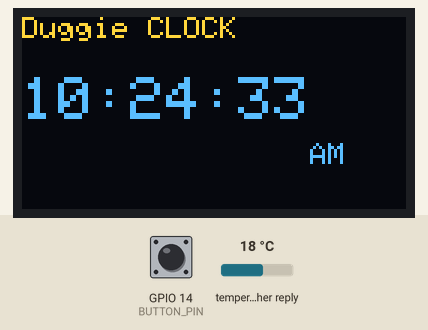
A sketch run on a simulated ESP8266 (NodeMCU). Shown: 128×64 one-colour display. The inputs (shaded band) are chosen by the test bench; at power-on: GPIO 14 (BUTTON_PIN) HIGH, temperature in the weather reply 18 °C. The OLED is the two-colour kind (top 16 rows yellow); WiFi joins after 1.5 s; servers stay silent unless stated; network time is answered at once with the bench clock; the local clock reads 2024-03-15 10:24:30 at power-on unless the sketch sets it; web services answer with replies made up by the test bench; what the sketch prints to the serial monitor is not drawn.

Above: at 3.2 s.
At 4.2 s:
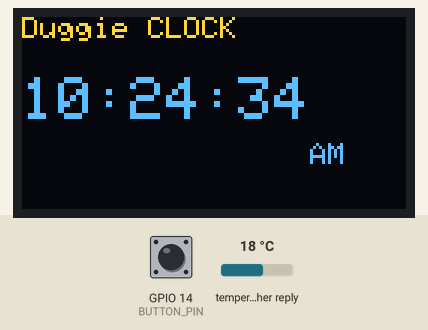
4.3 s: GPIO 14 (BUTTON_PIN) pulled LOW for 1 s
At 6.3 s:
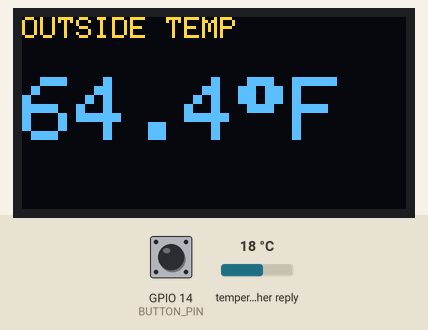
7.0 s: GPIO 14 (BUTTON_PIN) pulled LOW for 0.15 s
At 7.8 s:
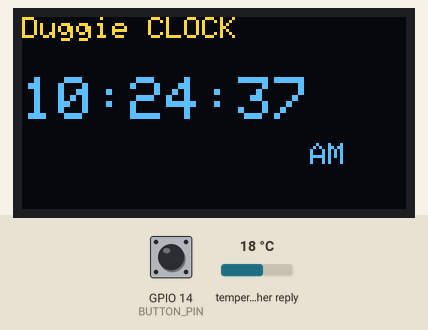
9.5 s: GPIO 14 (BUTTON_PIN) pulled LOW for 3.2 s
At 13.9 s:
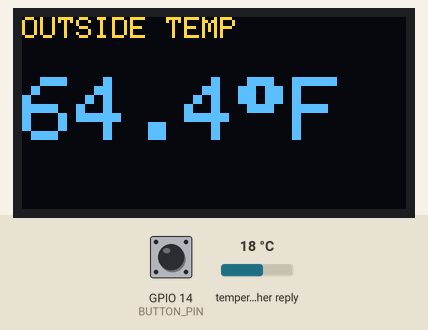
Timing chart, 0 to 15.4 s (numbered marks = the images above; inputs shaded):
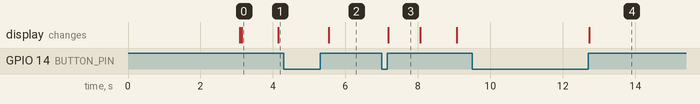

Measured:
- after the input at 4.3 s, the display: changes after 1.2 s (image 2)
- after the input at 7.0 s, the display: changes after 0.18 s (image 3)
- after the input at 9.5 s, the display: changes after 3.2 s (image 4)
- what the display in image 0 shows lasts 1.0 s, from 3.1 s to 4.1 s
- what the display in image 3 shows lasts 0.9 s, from 7.2 s to 8.1 s

The sketch:

Duggie_Clock_Public.ino
```cpp
// (licence header left out)
#include <ESP8266WiFi.h>
#include <WiFiUdp.h>
#include <NTPClient.h>
#include <ESP8266HTTPClient.h>
#include <ArduinoJson.h>
#include <Wire.h>
#include <Adafruit_GFX.h>
#include <Adafruit_SSD1306.h>

/* -------- OLED -------- */
#define SCREEN_WIDTH 128
#define SCREEN_HEIGHT 64
#define OLED_RESET -1
#define OLED_ADDRESS 0x3C
#define SDA_PIN 4   // GPIO4 (D2)
#define SCL_PIN 5   // GPIO5 (D1)

Adafruit_SSD1306 display(SCREEN_WIDTH, SCREEN_HEIGHT, &Wire, OLED_RESET);

/* -------- Boot Logo Bitmap -------- */
#define LOGO_WIDTH  128
#define LOGO_HEIGHT 64

// 'logo black white', 128x64px
const unsigned char epd_bitmap_logo_black_white [] PROGMEM = {
	0x00, 0x00, 0x00, 0x00, 0x00, 0x00, 0x00, 0x00, 0x00, 0x00, 0x00, 0x00, 0x00, 0x00, 0x00, 0x00,
	0x00, 0x00, 0x00, 0x00, 0x00, 0x00, 0x00, 0x00, 0x00, 0x00, 0x00, 0x00, 0x00, 0x00, 0x00, 0x00,
	0x00, 0x00, 0x00, 0x00, 0x00, 0x00, 0x00, 0x00, 0x00, 0x00, 0x00, 0x00, 0x00, 0x00, 0x00, 0x00,
	0x00, 0x00, 0x00, 0x00, 0x00, 0x00, 0x00, 0x00, 0x00, 0x00, 0x00, 0x00, 0x00, 0x00, 0x00, 0x00,
	0x00, 0x00, 0x00, 0x00, 0x00, 0x00, 0x00, 0x00, 0x00, 0x00, 0x00, 0x00, 0x00, 0x00, 0x00, 0x00,
	0x00, 0x00, 0x00, 0x00, 0x00, 0x00, 0x00, 0x00, 0x00, 0x00, 0x00, 0x00, 0x00, 0x00, 0x00, 0x00,
	0x00, 0x00, 0x00, 0x00, 0x00, 0x00, 0x00, 0x00, 0x00, 0x00, 0x00, 0x00, 0x00, 0x00, 0x00, 0x00,
	0x00, 0x00, 0x00, 0x00, 0x00, 0x00, 0x00, 0x00, 0x00, 0x00, 0x00, 0x00, 0x00, 0x00, 0x00, 0x00,
	0x00, 0x00, 0x00, 0x00, 0x00, 0x00, 0x00, 0x00, 0x00, 0x00, 0x00, 0x00, 0x00, 0x00, 0x00, 0x00,
	0x00, 0x00, 0x00, 0x00, 0x00, 0x00, 0x00, 0x00, 0x00, 0x00, 0x00, 0x00, 0x00, 0x00, 0x00, 0x00,
	0x00, 0x00, 0x00, 0x00, 0x00, 0x00, 0x00, 0x00, 0x00, 0x00, 0x00, 0x00, 0x00, 0x00, 0x00, 0x00,
	0x00, 0x00, 0x00, 0x00, 0x00, 0x00, 0x00, 0x00, 0x00, 0x00, 0x00, 0x00, 0x00, 0x00, 0x00, 0x00,
	0x00, 0x00, 0x00, 0x00, 0x00, 0x00, 0x00, 0x00, 0x00, 0x00, 0x00, 0x00, 0x00, 0x00, 0x00, 0x00,
	0x00, 0x00, 0x00, 0x00, 0x00, 0x00, 0x00, 0x00, 0x00, 0x00, 0x00, 0x00, 0x00, 0x00, 0x00, 0x00,
	0x00, 0x00, 0x00, 0x00, 0x00, 0x00, 0x00, 0x00, 0x00, 0x00, 0x00, 0x00, 0x00, 0x00, 0x00, 0x00,
	0x00, 0x00, 0x00, 0x00, 0x00, 0x00, 0x00, 0x00, 0x00, 0x00, 0x00, 0x00, 0x00, 0x00, 0x00, 0x00,
	0x00, 0x00, 0x00, 0x00, 0x00, 0x00, 0x00, 0x00, 0x00, 0x00, 0x00, 0x00, 0x00, 0x00, 0x00, 0x00,
	0x00, 0x00, 0x00, 0x00, 0x00, 0x00, 0x00, 0x00, 0x00, 0x00, 0x00, 0x00, 0x00, 0x00, 0x00, 0x00,
	0x00, 0x00, 0x00, 0x00, 0x00, 0x00, 0x00, 0x00, 0x00, 0x00, 0x00, 0x00, 0x00, 0x00, 0x00, 0x00,
	0x00, 0x00, 0x00, 0x00, 0x00, 0x00, 0x00, 0x00, 0x00, 0x00, 0x00, 0x00, 0x00, 0x00, 0x00, 0x00,
	0x00, 0x00, 0x3f, 0xff, 0xfc, 0x00, 0x00, 0x00, 0x00, 0x00, 0x00, 0x7f, 0xff, 0xfc, 0x00, 0x00,
	0x00, 0x00, 0x10, 0x00, 0x03, 0xff, 0xf9, 0xff, 0xff, 0xfe, 0x7f, 0x80, 0x00, 0x08, 0x00, 0x00,
	0x00, 0x00, 0x09, 0xff, 0xfc, 0x00, 0x00, 0x00, 0x00, 0x00, 0x00, 0x7f, 0xff, 0x90, 0x00, 0x00,
	0x00, 0x00, 0x04, 0xff, 0xfe, 0x70, 0x71, 0xff, 0x8f, 0xfe, 0x79, 0xff, 0xff, 0x20, 0x00, 0x00,
	0x00, 0x00, 0x02, 0x00, 0x1e, 0x70, 0x73, 0xff, 0x1f, 0xf8, 0x79, 0xe0, 0x7c, 0x40, 0x00, 0x00,
	0x00, 0x00, 0x01, 0x00, 0x1e, 0x70, 0x73, 0xc0, 0x1e, 0x00, 0x79, 0xe0, 0x00, 0x00, 0x00, 0x00,
	0x00, 0x00, 0x01, 0x38, 0x1e, 0x70, 0x73, 0xcf, 0xde, 0x3e, 0x79, 0xff, 0xc4, 0x00, 0x00, 0x00,
	0x00, 0x00, 0x00, 0x38, 0x1e, 0x70, 0x73, 0xc3, 0xde, 0x1e, 0x79, 0xff, 0x84, 0x00, 0x00, 0x00,
	0x00, 0x00, 0x01, 0x38, 0x1e, 0x70, 0x73, 0xc3, 0xde, 0x1e, 0x79, 0xe0, 0x04, 0x00, 0x00, 0x00,
	0x00, 0x00, 0x01, 0x38, 0x3e, 0x7f, 0xf3, 0xff, 0xdf, 0xfe, 0x79, 0xe0, 0x01, 0x00, 0x00, 0x00,
	0x00, 0x00, 0x01, 0x3f, 0xfc, 0x7f, 0xf1, 0xff, 0xcf, 0xfe, 0x79, 0xff, 0xf1, 0x00, 0x00, 0x00,
	0x00, 0x00, 0x01, 0x3f, 0xf8, 0x00, 0x00, 0x00, 0x00, 0x00, 0x00, 0xff, 0xf9, 0x00, 0x00, 0x00,
	0x00, 0x00, 0x01, 0x3f, 0x80, 0x00, 0x00, 0x00, 0x00, 0x00, 0x00, 0x03, 0xfc, 0x80, 0x00, 0x00,
	0x00, 0x00, 0x02, 0xf0, 0x00, 0x07, 0xfb, 0xf9, 0xf9, 0x8c, 0x00, 0x00, 0x0e, 0x40, 0x00, 0x00,
	0x00, 0x00, 0x08, 0x00, 0x7e, 0x00, 0xc3, 0x83, 0x81, 0xfc, 0x07, 0xf0, 0x00, 0x20, 0x00, 0x00,
	0x00, 0x00, 0x10, 0x00, 0x1f, 0xc0, 0xc3, 0x83, 0x81, 0x8c, 0x1f, 0xe0, 0x01, 0x08, 0x00, 0x00,
	0x00, 0x00, 0x30, 0x00, 0x00, 0x30, 0xc3, 0xf9, 0xf9, 0x8c, 0x60, 0x00, 0x00, 0x0c, 0x00, 0x00,
	0x00, 0x00, 0x00, 0x00, 0x00, 0xc8, 0x00, 0x00, 0x00, 0x00, 0x9e, 0x00, 0x00, 0x00, 0x00, 0x00,
	0x00, 0x00, 0x00, 0x00, 0x00, 0x33, 0xfe, 0x00, 0x01, 0xff, 0x30, 0x00, 0x00, 0x00, 0x00, 0x00,
	0x00, 0x00, 0x00, 0x00, 0x00, 0x0f, 0xfd, 0xc7, 0x8e, 0xff, 0xc0, 0x00, 0x00, 0x00, 0x00, 0x00,
	0x00, 0x00, 0x00, 0x00, 0x00, 0x00, 0x03, 0x70, 0x3f, 0x80, 0x00, 0x00, 0x00, 0x00, 0x00, 0x00,
	0x00, 0x00, 0x00, 0x00, 0x00, 0x00, 0x00, 0x3c, 0xf0, 0x00, 0x00, 0x00, 0x00, 0x00, 0x00, 0x00,
	0x00, 0x00, 0x00, 0x00, 0x00, 0x00, 0x00, 0x0f, 0xc0, 0x00, 0x00, 0x00, 0x00, 0x00, 0x00, 0x00,
	0x00, 0x00, 0x00, 0x00, 0x00, 0x00, 0x00, 0x03, 0x00, 0x00, 0x00, 0x00, 0x00, 0x00, 0x00, 0x00,
	0x00, 0x00, 0x00, 0x00, 0x00, 0x00, 0x00, 0x00, 0x00, 0x00, 0x00, 0x00, 0x00, 0x00, 0x00, 0x00,
	0x00, 0x00, 0x00, 0x00, 0x00, 0x00, 0x00, 0x00, 0x00, 0x00, 0x00, 0x00, 0x00, 0x00, 0x00, 0x00,
	0x00, 0x00, 0x00, 0x00, 0x00, 0x00, 0x00, 0x00, 0x00, 0x00, 0x00, 0x00, 0x00, 0x00, 0x00, 0x00,
	0x00, 0x00, 0x00, 0x00, 0x00, 0x00, 0x00, 0x00, 0x00, 0x00, 0x00, 0x00, 0x00, 0x00, 0x00, 0x00,
	0x00, 0x00, 0x00, 0x00, 0x00, 0x00, 0x00, 0x00, 0x00, 0x00, 0x00, 0x00, 0x00, 0x00, 0x00, 0x00,
	0x00, 0x00, 0x00, 0x00, 0x00, 0x00, 0x00, 0x00, 0x00, 0x00, 0x00, 0x00, 0x00, 0x00, 0x00, 0x00,
	0x00, 0x00, 0x00, 0x00, 0x00, 0x00, 0x00, 0x00, 0x00, 0x00, 0x00, 0x00, 0x00, 0x00, 0x00, 0x00,
	0x00, 0x00, 0x00, 0x00, 0x00, 0x00, 0x00, 0x00, 0x00, 0x00, 0x00, 0x00, 0x00, 0x00, 0x00, 0x00,
	0x00, 0x00, 0x00, 0x00, 0x00, 0x00, 0x00, 0x00, 0x00, 0x00, 0x00, 0x00, 0x00, 0x00, 0x00, 0x00,
	0x00, 0x00, 0x00, 0x00, 0x00, 0x00, 0x00, 0x00, 0x00, 0x00, 0x00, 0x00, 0x00, 0x00, 0x00, 0x00,
	0x00, 0x00, 0x00, 0x00, 0x00, 0x00, 0x00, 0x00, 0x00, 0x00, 0x00, 0x00, 0x00, 0x00, 0x00, 0x00,
	0x00, 0x00, 0x00, 0x00, 0x00, 0x00, 0x00, 0x00, 0x00, 0x00, 0x00, 0x00, 0x00, 0x00, 0x00, 0x00,
	0x00, 0x00, 0x00, 0x00, 0x00, 0x00, 0x00, 0x00, 0x00, 0x00, 0x00, 0x00, 0x00, 0x00, 0x00, 0x00,
	0x00, 0x00, 0x00, 0x00, 0x00, 0x00, 0x00, 0x00, 0x00, 0x00, 0x00, 0x00, 0x00, 0x00, 0x00, 0x00,
	0x00, 0x00, 0x00, 0x00, 0x00, 0x00, 0x00, 0x00, 0x00, 0x00, 0x00, 0x00, 0x00, 0x00, 0x00, 0x00,
	0x00, 0x00, 0x00, 0x00, 0x00, 0x00, 0x00, 0x00, 0x00, 0x00, 0x00, 0x00, 0x00, 0x00, 0x00, 0x00,
	0x00, 0x00, 0x00, 0x00, 0x00, 0x00, 0x00, 0x00, 0x00, 0x00, 0x00, 0x00, 0x00, 0x00, 0x00, 0x00,
	0x00, 0x00, 0x00, 0x00, 0x00, 0x00, 0x00, 0x00, 0x00, 0x00, 0x00, 0x00, 0x00, 0x00, 0x00, 0x00,
	0x00, 0x00, 0x00, 0x00, 0x00, 0x00, 0x00, 0x00, 0x00, 0x00, 0x00, 0x00, 0x00, 0x00, 0x00, 0x00,
	0x00, 0x00, 0x00, 0x00, 0x00, 0x00, 0x00, 0x00, 0x00, 0x00, 0x00, 0x00, 0x00, 0x00, 0x00, 0x00
};

// Array of all bitmaps for convenience. (Total bytes used to store images in PROGMEM = 1040)
const int epd_bitmap_allArray_LEN = 1;
const unsigned char* epd_bitmap_allArray[1] = {
	epd_bitmap_logo_black_white
};


/* -------- Button -------- */
#define BUTTON_PIN 14  // GPIO14 (D5)

/* -------- WiFi -------- */
const char* ssid     = "SSID";      // Enter SSID here
const char* password = "Password";  // Enter Password here

/* -------- Time -------- */
WiFiUDP ntpUDP;
const long utcOffsetInSeconds = -5 * 3600;   // EST
NTPClient timeClient(ntpUDP, "pool.ntp.org", utcOffsetInSeconds, 60000);

/* -------- OpenWeatherMap -------- */
const char* weatherApiKey = "KEY";     // Enter Weather API Key Here
const char* city = "City";       // Enter City here
const char* countryCode = "Country";        // Enter Country Here

float outsideTempF = NAN;
unsigned long lastWeatherUpdate = 0;
const unsigned long weatherInterval = 600000; // 10 minutes

/* -------- Button State -------- */
bool showTemp = false;
bool lastButtonState = HIGH;
unsigned long lastDebounceTime = 0;
const unsigned long debounceDelay = 50;

/* -------- Functions -------- */
void showBootLogo() {
  display.clearDisplay();
  int x = (SCREEN_WIDTH  - LOGO_WIDTH)  / 2;
  int y = (SCREEN_HEIGHT - LOGO_HEIGHT) / 2;

  display.drawBitmap(
    x, y,
    epd_bitmap_logo_black_white,
    LOGO_WIDTH, LOGO_HEIGHT,
    SSD1306_WHITE
  );

  display.display();
  delay(3000);  // show logo for 3 seconds
}

void updateWeather() {
  if (WiFi.status() != WL_CONNECTED) return;

  WiFiClient client;
  HTTPClient http;

  String url = "http://api.openweathermap.org/data/2.5/weather?q=";
  url += city;
  url += ",";
  url += countryCode;
  url += "&appid=";
  url += weatherApiKey;
  url += "&units=imperial";

  http.begin(client, url);
  int httpCode = http.GET();

  if (httpCode == HTTP_CODE_OK) {
    String payload = http.getString();
    StaticJsonDocument<1024> doc;

    if (deserializeJson(doc, payload) == DeserializationError::Ok) {
      outsideTempF = doc["main"]["temp"].as<float>();
    }
  }

  http.end();
}

/* -------- Setup -------- */
void setup() {
  Serial.begin(115200);

  pinMode(BUTTON_PIN, INPUT_PULLUP);
  Wire.begin(SDA_PIN, SCL_PIN);

  if (!display.begin(SSD1306_SWITCHCAPVCC, OLED_ADDRESS)) {
    Serial.println("SSD1306 allocation failed");
    while (true);
  }

  // Show boot logo immediately
  showBootLogo();

  display.clearDisplay();
  display.setTextColor(SSD1306_WHITE);
  display.setTextSize(1);
  display.setCursor(0, 0);
  display.println("Connecting WiFi...");
  display.display();

  // Start WiFi (non-blocking)
  WiFi.begin(ssid, password);
  timeClient.begin();
}

/* -------- Loop -------- */
void loop() {
  timeClient.update();

  // -------- WiFi status check --------
  static unsigned long lastWiFiCheck = 0;
  if (WiFi.status() != WL_CONNECTED) {
    if (millis() - lastWiFiCheck > 5000) { // every 5 seconds
      Serial.println("Waiting for WiFi...");
      lastWiFiCheck = millis();
    }
  }

  // -------- Button Handling --------
  bool reading = digitalRead(BUTTON_PIN);

  if (reading != lastButtonState) {
    lastDebounceTime = millis();
  }

  if ((millis() - lastDebounceTime) > debounceDelay) {
    if (reading == LOW) {   // button pressed
      showTemp = !showTemp; // toggle mode
      Serial.print("Mode toggled: ");
      Serial.println(showTemp ? "TEMP" : "CLOCK");

      while (digitalRead(BUTTON_PIN) == LOW) delay(10); // wait for release
    }
  }

  lastButtonState = reading;

  // -------- Display --------
  display.clearDisplay();

  if (!showTemp) {
    // ===== CLOCK MODE =====
    display.setTextSize(1);
    display.setCursor(0, 0);
    display.println("Duggie CLOCK");

    int hour   = timeClient.getHours();
    int minute = timeClient.getMinutes();
    int second = timeClient.getSeconds();

    String ampm = "AM";
    if (hour >= 12) ampm = "PM";
    if (hour == 0) hour = 12;
    else if (hour > 12) hour -= 12;

    char timeStr[9];
    sprintf(timeStr, "%02d:%02d:%02d", hour, minute, second);

    display.setTextSize(2);
    display.setCursor(0, 20);
    display.println(timeStr);

    display.setTextSize(1);
    display.setCursor(96, 42);
    display.print(ampm);

  } else {
    // ===== TEMP MODE =====
    if ((millis() - lastWeatherUpdate > weatherInterval) || isnan(outsideTempF)) {
      updateWeather();
      lastWeatherUpdate = millis();
    }

    display.setTextSize(1);
    display.setCursor(0, 0);
    display.println("OUTSIDE TEMP");

    if (isnan(outsideTempF)) {
      display.setTextSize(2);
      display.setCursor(0, 24);
      display.println("Loading...");
    } else {
      display.setTextSize(3);
      display.setCursor(0, 20);
      display.print(outsideTempF, 1);
      display.print((char)247);
      display.print("F");
    }
  }

  display.display();
  delay(100);
}
```
